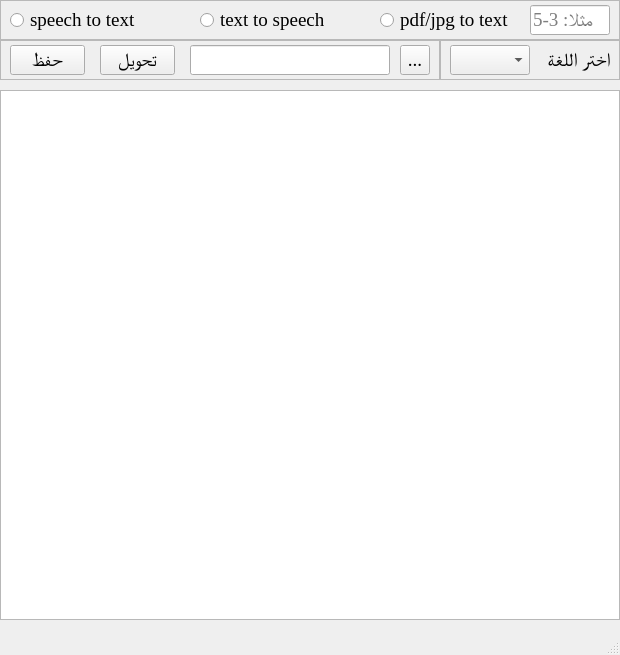
<?xml version="1.0" encoding="UTF-8"?>
<ui version="4.0">
 <class>MainWindow</class>
 <widget class="QMainWindow" name="MainWindow">
  <property name="geometry">
   <rect>
    <x>0</x>
    <y>0</y>
    <width>620</width>
    <height>655</height>
   </rect>
  </property>
  <property name="sizePolicy">
   <sizepolicy hsizetype="Fixed" vsizetype="Fixed">
    <horstretch>0</horstretch>
    <verstretch>0</verstretch>
   </sizepolicy>
  </property>
  <property name="minimumSize">
   <size>
    <width>620</width>
    <height>655</height>
   </size>
  </property>
  <property name="maximumSize">
   <size>
    <width>620</width>
    <height>655</height>
   </size>
  </property>
  <property name="font">
   <font>
    <family>Times New Roman</family>
    <pointsize>14</pointsize>
   </font>
  </property>
  <property name="windowTitle">
   <string>       MU3EEN</string>
  </property>
  <property name="layoutDirection">
   <enum>Qt::LeftToRight</enum>
  </property>
  <property name="locale">
   <locale language="Arabic" country="SaudiArabia"/>
  </property>
  <widget class="QWidget" name="centralwidget">
   <widget class="QTextEdit" name="textEdit">
    <property name="geometry">
     <rect>
      <x>0</x>
      <y>90</y>
      <width>620</width>
      <height>530</height>
     </rect>
    </property>
    <property name="sizePolicy">
     <sizepolicy hsizetype="Fixed" vsizetype="Fixed">
      <horstretch>0</horstretch>
      <verstretch>0</verstretch>
     </sizepolicy>
    </property>
    <property name="minimumSize">
     <size>
      <width>620</width>
      <height>530</height>
     </size>
    </property>
    <property name="maximumSize">
     <size>
      <width>620</width>
      <height>530</height>
     </size>
    </property>
    <property name="html">
     <string>&lt;!DOCTYPE HTML PUBLIC &quot;-//W3C//DTD HTML 4.0//EN&quot; &quot;http://www.w3.org/TR/REC-html40/strict.dtd&quot;&gt;
&lt;html&gt;&lt;head&gt;&lt;meta name=&quot;qrichtext&quot; content=&quot;1&quot; /&gt;&lt;style type=&quot;text/css&quot;&gt;
p, li { white-space: pre-wrap; }
&lt;/style&gt;&lt;/head&gt;&lt;body style=&quot; font-family:'Times New Roman'; font-size:14pt; font-weight:400; font-style:normal;&quot;&gt;
&lt;p align=&quot;justify&quot; dir='rtl' style=&quot;-qt-paragraph-type:empty; margin-top:0px; margin-bottom:0px; margin-left:0px; margin-right:0px; -qt-block-indent:0; text-indent:0px; font-family:'Dubai Light';&quot;&gt;&lt;br /&gt;&lt;/p&gt;&lt;/body&gt;&lt;/html&gt;</string>
    </property>
   </widget>
   <widget class="QFrame" name="frame_2">
    <property name="geometry">
     <rect>
      <x>0</x>
      <y>0</y>
      <width>620</width>
      <height>40</height>
     </rect>
    </property>
    <property name="sizePolicy">
     <sizepolicy hsizetype="Fixed" vsizetype="Fixed">
      <horstretch>0</horstretch>
      <verstretch>0</verstretch>
     </sizepolicy>
    </property>
    <property name="minimumSize">
     <size>
      <width>620</width>
      <height>40</height>
     </size>
    </property>
    <property name="maximumSize">
     <size>
      <width>620</width>
      <height>40</height>
     </size>
    </property>
    <property name="frameShape">
     <enum>QFrame::StyledPanel</enum>
    </property>
    <property name="frameShadow">
     <enum>QFrame::Raised</enum>
    </property>
    <widget class="QLineEdit" name="lineEdit_page">
     <property name="enabled">
      <bool>true</bool>
     </property>
     <property name="geometry">
      <rect>
       <x>530</x>
       <y>5</y>
       <width>80</width>
       <height>30</height>
      </rect>
     </property>
     <property name="sizePolicy">
      <sizepolicy hsizetype="Fixed" vsizetype="Fixed">
       <horstretch>0</horstretch>
       <verstretch>0</verstretch>
      </sizepolicy>
     </property>
     <property name="minimumSize">
      <size>
       <width>80</width>
       <height>30</height>
      </size>
     </property>
     <property name="maximumSize">
      <size>
       <width>80</width>
       <height>30</height>
      </size>
     </property>
     <property name="statusTip">
      <string>اكتب رقم الصفحة أو الصفحات</string>
     </property>
     <property name="layoutDirection">
      <enum>Qt::LeftToRight</enum>
     </property>
     <property name="alignment">
      <set>Qt::AlignRight|Qt::AlignTrailing|Qt::AlignVCenter</set>
     </property>
     <property name="dragEnabled">
      <bool>false</bool>
     </property>
     <property name="placeholderText">
      <string>مثلا: 3-5</string>
     </property>
     <property name="clearButtonEnabled">
      <bool>false</bool>
     </property>
    </widget>
    <widget class="QRadioButton" name="radioButton_pdf_to_txt">
     <property name="geometry">
      <rect>
       <x>380</x>
       <y>10</y>
       <width>140</width>
       <height>20</height>
      </rect>
     </property>
     <property name="sizePolicy">
      <sizepolicy hsizetype="Fixed" vsizetype="Fixed">
       <horstretch>0</horstretch>
       <verstretch>0</verstretch>
      </sizepolicy>
     </property>
     <property name="minimumSize">
      <size>
       <width>140</width>
       <height>20</height>
      </size>
     </property>
     <property name="maximumSize">
      <size>
       <width>140</width>
       <height>20</height>
      </size>
     </property>
     <property name="statusTip">
      <string>تحويل ملف بي دي أف أو صورة إلى نص</string>
     </property>
     <property name="layoutDirection">
      <enum>Qt::LeftToRight</enum>
     </property>
     <property name="text">
      <string>pdf/jpg to text</string>
     </property>
     <attribute name="buttonGroup">
      <string notr="true">buttonGroup</string>
     </attribute>
    </widget>
    <widget class="QRadioButton" name="radioButton_txt_to_speech">
     <property name="geometry">
      <rect>
       <x>200</x>
       <y>10</y>
       <width>140</width>
       <height>20</height>
      </rect>
     </property>
     <property name="sizePolicy">
      <sizepolicy hsizetype="Fixed" vsizetype="Fixed">
       <horstretch>0</horstretch>
       <verstretch>0</verstretch>
      </sizepolicy>
     </property>
     <property name="minimumSize">
      <size>
       <width>140</width>
       <height>20</height>
      </size>
     </property>
     <property name="maximumSize">
      <size>
       <width>140</width>
       <height>20</height>
      </size>
     </property>
     <property name="statusTip">
      <string>تحويل نص إلى ملف صوتي</string>
     </property>
     <property name="layoutDirection">
      <enum>Qt::LeftToRight</enum>
     </property>
     <property name="text">
      <string>text to speech</string>
     </property>
     <attribute name="buttonGroup">
      <string notr="true">buttonGroup</string>
     </attribute>
    </widget>
    <widget class="QRadioButton" name="radioButton_speech_to_txt">
     <property name="geometry">
      <rect>
       <x>10</x>
       <y>10</y>
       <width>140</width>
       <height>20</height>
      </rect>
     </property>
     <property name="sizePolicy">
      <sizepolicy hsizetype="Fixed" vsizetype="Fixed">
       <horstretch>0</horstretch>
       <verstretch>0</verstretch>
      </sizepolicy>
     </property>
     <property name="minimumSize">
      <size>
       <width>140</width>
       <height>20</height>
      </size>
     </property>
     <property name="maximumSize">
      <size>
       <width>140</width>
       <height>20</height>
      </size>
     </property>
     <property name="statusTip">
      <string>تحويل ملف صوتي إلى نص</string>
     </property>
     <property name="layoutDirection">
      <enum>Qt::LeftToRight</enum>
     </property>
     <property name="text">
      <string>speech to text</string>
     </property>
     <attribute name="buttonGroup">
      <string notr="true">buttonGroup</string>
     </attribute>
    </widget>
   </widget>
   <widget class="QFrame" name="frame_4">
    <property name="geometry">
     <rect>
      <x>0</x>
      <y>40</y>
      <width>440</width>
      <height>40</height>
     </rect>
    </property>
    <property name="sizePolicy">
     <sizepolicy hsizetype="Fixed" vsizetype="Fixed">
      <horstretch>0</horstretch>
      <verstretch>0</verstretch>
     </sizepolicy>
    </property>
    <property name="minimumSize">
     <size>
      <width>440</width>
      <height>40</height>
     </size>
    </property>
    <property name="maximumSize">
     <size>
      <width>440</width>
      <height>40</height>
     </size>
    </property>
    <property name="frameShape">
     <enum>QFrame::StyledPanel</enum>
    </property>
    <property name="frameShadow">
     <enum>QFrame::Raised</enum>
    </property>
    <widget class="QToolButton" name="toolButton_browse">
     <property name="geometry">
      <rect>
       <x>400</x>
       <y>5</y>
       <width>30</width>
       <height>30</height>
      </rect>
     </property>
     <property name="minimumSize">
      <size>
       <width>30</width>
       <height>30</height>
      </size>
     </property>
     <property name="maximumSize">
      <size>
       <width>30</width>
       <height>30</height>
      </size>
     </property>
     <property name="statusTip">
      <string>اختر طريق إلى ملف</string>
     </property>
     <property name="text">
      <string>...</string>
     </property>
    </widget>
    <widget class="QPushButton" name="pushButton_save_doc">
     <property name="geometry">
      <rect>
       <x>10</x>
       <y>5</y>
       <width>75</width>
       <height>30</height>
      </rect>
     </property>
     <property name="sizePolicy">
      <sizepolicy hsizetype="Fixed" vsizetype="Fixed">
       <horstretch>0</horstretch>
       <verstretch>0</verstretch>
      </sizepolicy>
     </property>
     <property name="minimumSize">
      <size>
       <width>75</width>
       <height>30</height>
      </size>
     </property>
     <property name="maximumSize">
      <size>
       <width>75</width>
       <height>30</height>
      </size>
     </property>
     <property name="font">
      <font>
       <family>Times New Roman</family>
       <weight>50</weight>
       <bold>false</bold>
      </font>
     </property>
     <property name="statusTip">
      <string>حفظ </string>
     </property>
     <property name="text">
      <string>حفظ</string>
     </property>
     <property name="icon">
      <iconset>
       <normaloff>imgs/save-file.png</normaloff>imgs/save-file.png</iconset>
     </property>
     <property name="iconSize">
      <size>
       <width>21</width>
       <height>21</height>
      </size>
     </property>
    </widget>
    <widget class="QLineEdit" name="lineEdit_path">
     <property name="geometry">
      <rect>
       <x>190</x>
       <y>5</y>
       <width>200</width>
       <height>30</height>
      </rect>
     </property>
     <property name="sizePolicy">
      <sizepolicy hsizetype="Fixed" vsizetype="Fixed">
       <horstretch>0</horstretch>
       <verstretch>0</verstretch>
      </sizepolicy>
     </property>
     <property name="minimumSize">
      <size>
       <width>200</width>
       <height>30</height>
      </size>
     </property>
     <property name="maximumSize">
      <size>
       <width>200</width>
       <height>30</height>
      </size>
     </property>
    </widget>
    <widget class="QPushButton" name="pushButton_convert">
     <property name="geometry">
      <rect>
       <x>100</x>
       <y>5</y>
       <width>75</width>
       <height>30</height>
      </rect>
     </property>
     <property name="sizePolicy">
      <sizepolicy hsizetype="Fixed" vsizetype="Fixed">
       <horstretch>0</horstretch>
       <verstretch>0</verstretch>
      </sizepolicy>
     </property>
     <property name="minimumSize">
      <size>
       <width>75</width>
       <height>30</height>
      </size>
     </property>
     <property name="maximumSize">
      <size>
       <width>75</width>
       <height>30</height>
      </size>
     </property>
     <property name="statusTip">
      <string>تحويل ملف</string>
     </property>
     <property name="layoutDirection">
      <enum>Qt::LeftToRight</enum>
     </property>
     <property name="text">
      <string>تحويل</string>
     </property>
     <property name="icon">
      <iconset>
       <normaloff>imgs/refresh.png</normaloff>imgs/refresh.png</iconset>
     </property>
     <property name="iconSize">
      <size>
       <width>21</width>
       <height>21</height>
      </size>
     </property>
    </widget>
   </widget>
   <widget class="QFrame" name="frame_3">
    <property name="geometry">
     <rect>
      <x>440</x>
      <y>40</y>
      <width>180</width>
      <height>40</height>
     </rect>
    </property>
    <property name="sizePolicy">
     <sizepolicy hsizetype="Fixed" vsizetype="Fixed">
      <horstretch>0</horstretch>
      <verstretch>0</verstretch>
     </sizepolicy>
    </property>
    <property name="minimumSize">
     <size>
      <width>180</width>
      <height>40</height>
     </size>
    </property>
    <property name="maximumSize">
     <size>
      <width>180</width>
      <height>40</height>
     </size>
    </property>
    <property name="frameShape">
     <enum>QFrame::StyledPanel</enum>
    </property>
    <property name="frameShadow">
     <enum>QFrame::Raised</enum>
    </property>
    <widget class="QLabel" name="label_chenge_lang">
     <property name="geometry">
      <rect>
       <x>90</x>
       <y>5</y>
       <width>80</width>
       <height>30</height>
      </rect>
     </property>
     <property name="sizePolicy">
      <sizepolicy hsizetype="Fixed" vsizetype="Fixed">
       <horstretch>0</horstretch>
       <verstretch>0</verstretch>
      </sizepolicy>
     </property>
     <property name="minimumSize">
      <size>
       <width>80</width>
       <height>30</height>
      </size>
     </property>
     <property name="maximumSize">
      <size>
       <width>80</width>
       <height>30</height>
      </size>
     </property>
     <property name="text">
      <string>اختر اللغة</string>
     </property>
    </widget>
    <widget class="QComboBox" name="comboBox_lang">
     <property name="geometry">
      <rect>
       <x>10</x>
       <y>5</y>
       <width>80</width>
       <height>30</height>
      </rect>
     </property>
     <property name="font">
      <font>
       <pointsize>14</pointsize>
      </font>
     </property>
     <property name="statusTip">
      <string>احتر اللغة</string>
     </property>
    </widget>
   </widget>
  </widget>
  <widget class="QStatusBar" name="statusbar"/>
 </widget>
 <resources/>
 <connections/>
 <buttongroups>
  <buttongroup name="buttonGroup"/>
 </buttongroups>
</ui>
